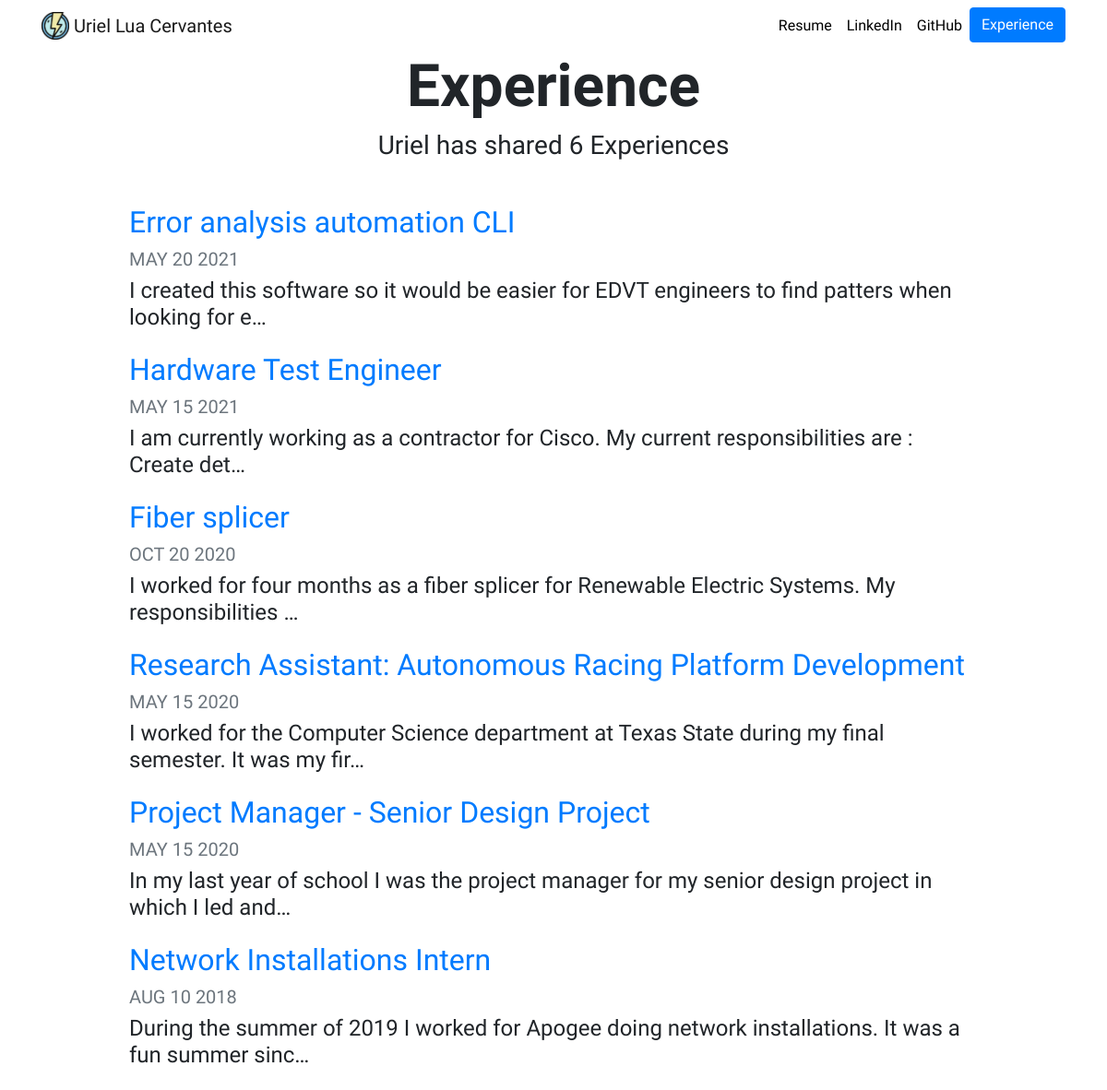
The page /blog/ on the database as committed earlier.
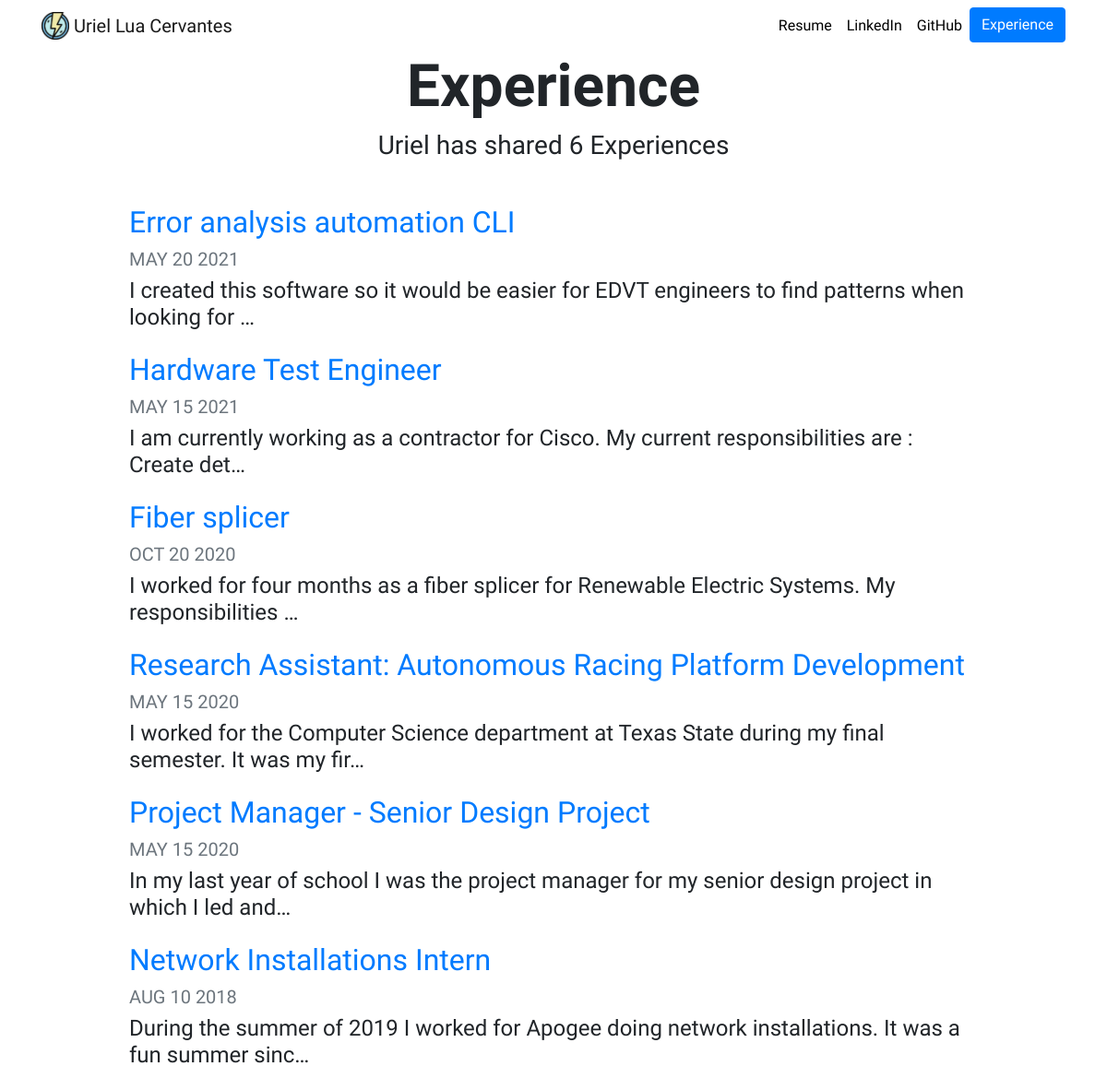
The same page on the database as committed later.
### blog/models.py (models this page shows, shortened)
class Blog(models.Model):
    title = models.CharField(max_length=100)
    description = models.TextField()
    date = models.DateField()

### blog/views.py (the view)
# urls.py: path('', views.all_blogs, name='all_blogs'),
def all_blogs(request):
    blogs = Blog.objects.order_by('-date')
    return render(request, 'blog/all_blogs.html',{'blogs':blogs})

### blog/templates/blog/all_blogs.html
{% extends "portfolio/base.html" %}
{% load static %}
{% block content %}
<h1 id="blogtitle" class="font-weight-bold text-center">Experience</h1>
<h3 class="text-center mb-5">Uriel has shared {{ blogs.count }} Experience{{ blogs.count|pluralize }}</h3>
{% for blog in blogs %}
<div class="row justify-content-center my-3">
  <div class="col-md-10">
    <a href="{% url 'blog:detail' blog.id %}">
      <h2>{{ blog.title }}</h2>
    </a>
    <h5 class="text-muted">{{ blog.date|date:'M d Y'|upper }}</h5>
    <h4>{{ blog.description|striptags|truncatechars:100 }}</h4>
  </div>
</div>
{% endfor %}
{% endblock %}

Rows that differ between the two databases and show on the page:
changed Blog "Error analysis automation CLI": description "I created this software so it would be easier for EDVT engineers to find patters when looking for e…" → "I created this software so it would be easier for EDVT engineers to find patterns when looking for …"
